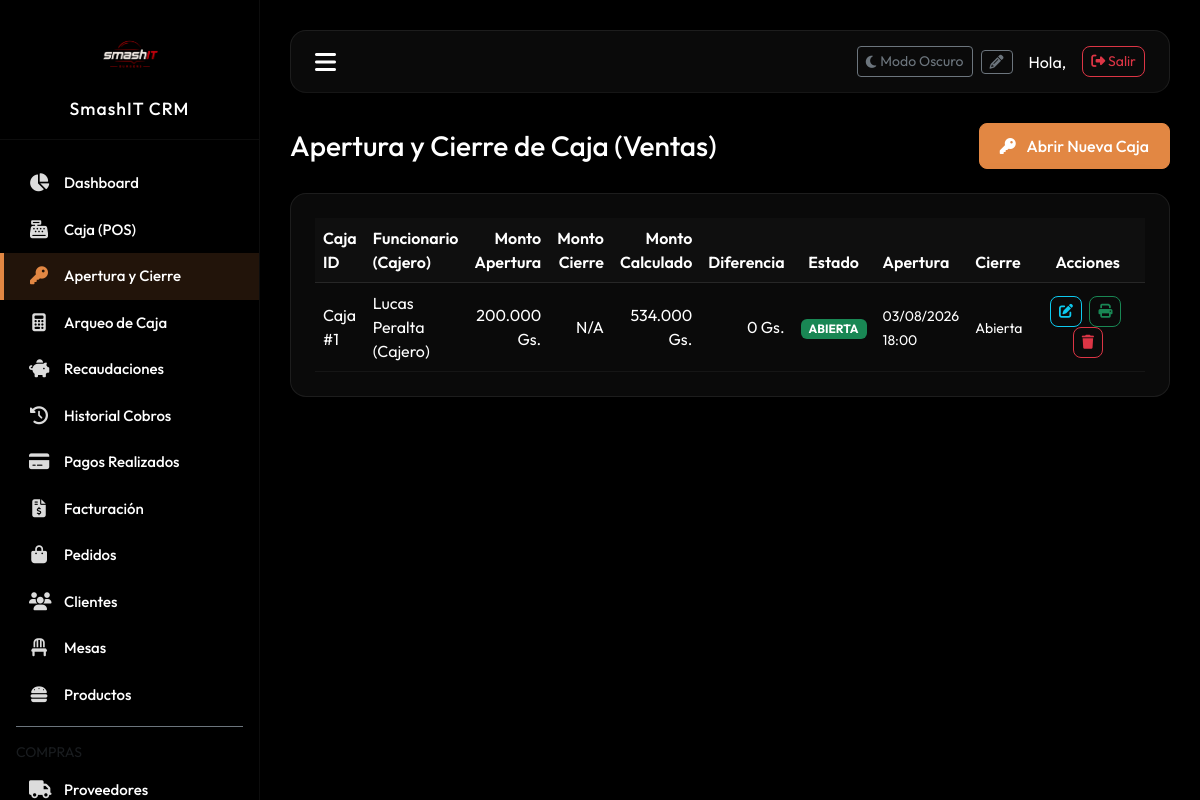
Page /crm/index.php?route=cash_registers_crud (signed in) on the committed database.
### tables this page shows
CREATE TABLE IF NOT EXISTS cash_registers (
    id INT AUTO_INCREMENT PRIMARY KEY,
    employee_id INT NOT NULL,
    opening_amount DECIMAL(10, 2) NOT NULL,
    closing_amount DECIMAL(10, 2) NULL,
    calculated_amount DECIMAL(10, 2) NULL,
    difference DECIMAL(10, 2) NULL,
    status ENUM('open', 'closed') DEFAULT 'open',
    opened_at DATETIME DEFAULT CURRENT_TIMESTAMP,
    closed_at DATETIME NULL,
    FOREIGN KEY (employee_id) REFERENCES employees(id)
);

CREATE TABLE IF NOT EXISTS employees (
    id INT AUTO_INCREMENT PRIMARY KEY,
    document_id VARCHAR(30) NOT NULL UNIQUE,
    name VARCHAR(100) NOT NULL,
    role ENUM('admin', 'cajero', 'cocinero', 'delivery') DEFAULT 'cajero',
    phone VARCHAR(30) NULL,
    pin_code VARCHAR(10) NOT NULL,
    active TINYINT(1) DEFAULT 1,
    created_at DATETIME DEFAULT CURRENT_TIMESTAMP
);

### crm/controllers/CashRegisterCRUDController.php (called while the page is built, shortened)
<?php
require_once __DIR__ . '/../models/CashRegisterModel.php';
class CashRegisterCRUDController {
    private CashRegisterModel $model;
    public function __construct() {
        $this->model = new CashRegisterModel();
    }
    public function index(): void {
        $cajas = $this->model->getAll();
        require_once __DIR__ . '/../views/cash_registers/index.php';
    }
}

### crm/config/db.php (called while the page is built, shortened)
<?php
class CRMDatabase {
    private static ?PDO $instance = null;
    public static function getConnection(): PDO {
        if (self::$instance === null) {
            try {
                $dsn = "mysql:host=" . CRM_DB_HOST . ";port=" . CRM_DB_PORT . ";dbname=" . CRM_DB_NAME . ";charset=utf8mb4";
                self::$instance = new PDO($dsn, CRM_DB_USER, CRM_DB_PASS, [
                    PDO::ATTR_ERRMODE => PDO::ERRMODE_EXCEPTION,
                    PDO::ATTR_DEFAULT_FETCH_MODE => PDO::FETCH_ASSOC,
                    PDO::ATTR_EMULATE_PREPARES => false,
                ]);
                try { self::$instance->exec("ALTER TABLE restaurant_tables ADD COLUMN reservation_name VARCHAR(100) NULL"); } catch (Exception $e) {}
                try { self::$instance->exec("ALTER TABLE restaurant_tables ADD COLUMN reservation_ci VARCHAR(30) NULL"); } catch (Exception $e) {}
                try { self::$instance->exec("ALTER TABLE restaurant_tables ADD COLUMN reservation_datetime DATETIME NULL"); } catch (Exception $e) {}
            } catch (PDOException $e) {
                try {
                    $dsnNoDb = "mysql:host=" . CRM_DB_HOST . ";port=" . CRM_DB_PORT . ";charset=utf8mb4";
                    $pdo = new PDO($dsnNoDb, CRM_DB_USER, CRM_DB_PASS);
                    $pdo->exec("CREATE DATABASE IF NOT EXISTS `" . CRM_DB_NAME . "` CHARACTER SET utf8mb4 COLLATE utf8mb4_unicode_ci;");
                    $dsn = "mysql:host=" . CRM_DB_HOST . ";port=" . CRM_DB_PORT . ";dbname=" . CRM_DB_NAME . ";charset=utf8mb4";
                    self::$instance = new PDO($dsn, CRM_DB_USER, CRM_DB_PASS, [
                        PDO::ATTR_ERRMODE => PDO::ERRMODE_EXCEPTION,
                        PDO::ATTR_DEFAULT_FETCH_MODE => PDO::FETCH_ASSOC,
                        PDO::ATTR_EMULATE_PREPARES => false,
                    ]);
                    try { self::$instance->exec("ALTER TABLE restaurant_tables ADD COLUMN reservation_name VARCHAR(100) NULL"); } catch (Exception $e) {}
                    try { self::$instance->exec("ALTER TABLE restaurant_tables ADD COLUMN reservation_ci VARCHAR(30) NULL"); } catch (Exception $e) {}
                    try { self::$instance->exec("ALTER TABLE restaurant_tables ADD COLUMN reservation_datetime DATETIME NULL"); } catch (Exception $e) {}
                } catch (PDOException $ex) {
                    die("Error de conexión a la base de datos: " . $ex->getMessage());
                }
            }
        }
        return self::$instance;
    }
}

### crm/models/CashRegisterModel.php (called while the page is built, shortened)
<?php
class CashRegisterModel {
    private PDO $db;
    public function __construct() {
        $this->db = CRMDatabase::getConnection();
    }
    public function getAll(): array {
        $stmt = $this->db->query("
            SELECT cr.*, e.name AS employee_name
            FROM cash_registers cr
            LEFT JOIN employees e ON cr.employee_id = e.id
            ORDER BY cr.id DESC
        ");
        return $stmt->fetchAll();
    }
}

### crm/views/cash_registers/index.php (the view, shortened to what this page needs)
<?php include_once __DIR__ . '/../layout/header.php'; ?>
<div class="container-fluid p-0">
    <div class="d-flex justify-content-between align-items-center mb-4">
        <h2 class="h3 mb-0 text-white font-weight-bold">Apertura y Cierre de Caja (Ventas)</h2>
        <button type="button" class="btn btn-crm-primary rounded-3" data-bs-toggle="modal" data-bs-target="#createCajaModal">
            <i class="fa fa-key me-2"></i> Abrir Nueva Caja
        </button>
    </div>
    <div class="glass-panel p-4 rounded-4 shadow-lg">
        <div class="table-responsive">
            <table class="table custom-table mb-0 align-middle">
                <thead>
                    <tr>
                        <th>Caja ID</th>
                        <th>Funcionario (Cajero)</th>
                        <th class="text-end">Monto Apertura</th>
                        <th class="text-end">Monto Cierre</th>
                        <th class="text-end">Monto Calculado</th>
                        <th class="text-end">Diferencia</th>
                        <th class="text-center">Estado</th>
                        <th>Apertura</th>
                        <th>Cierre</th>
                        <th class="text-center" style="width: 200px;">Acciones</th>
                    </tr>
                </thead>
                <tbody>
                    <?php if (empty($cajas)): ?>
                        <tr>
                            <td colspan="10" class="text-center text-muted py-4">No hay registros de cajas en el sistema.</td>
                        </tr>
                    <?php else: ?>
                        <?php foreach ($cajas as $cj): ?>
                            <tr>
                                <td><span class="text-white font-weight-bold">Caja #<?php echo $cj['id']; ?></span></td>
                                <td><span class="text-white"><?php echo htmlspecialchars($cj['employee_name'] ?: 'Desconocido'); ?></span></td>
                                <td class="text-end text-white"><?php echo number_format($cj['opening_amount'], 0, ',', '.'); ?> Gs.</td>
                                <td class="text-end text-white"><?php echo $cj['closing_amount'] !== null ? number_format($cj['closing_amount'], 0, ',', '.') . ' Gs.' : '<span class="text-muted">N/A</span>'; ?></td>
                                <td class="text-end text-white"><?php echo $cj['calculated_amount'] !== null ? number_format($cj['calculated_amount'], 0, ',', '.') . ' Gs.' : '<span class="text-muted">N/A</span>'; ?></td>
                                <td class="text-end font-weight-bold <?php echo ($cj['difference'] ?? 0) < 0 ? 'text-danger' : (($cj['difference'] ?? 0) > 0 ? 'text-warning' : 'text-success'); ?>">
                                    <?php echo $cj['difference'] !== null ? number_format($cj['difference'], 0, ',', '.') . ' Gs.' : '<span class="text-muted">N/A</span>'; ?>
                                </td>
                                <td class="text-center">
                                    <span class="badge <?php echo $cj['status'] === 'open' ? 'bg-success' : 'bg-secondary'; ?> px-2 py-1">
                                        <?php echo $cj['status'] === 'open' ? 'ABIERTA' : 'CERRADA'; ?>
                                    </span>
                                </td>
                                <td><span class="small text-muted"><?php echo date('d/m/Y H:i', strtotime($cj['opened_at'])); ?></span></td>
                                <td><span class="small text-muted"><?php echo $cj['closed_at'] ? date('d/m/Y H:i', strtotime($cj['closed_at'])) : '<span class="text-muted">Abierta</span>'; ?></span></td>
                                <td class="text-center">
                                    <button type="button" class="btn btn-sm btn-outline-info rounded-3 me-1"
                                        onclick="openEditCajaModal(
                                            '<?php echo $cj['id']; ?>',
                                            '<?php echo $cj['employee_id']; ?>',
                                            '<?php echo $cj['opening_amount']; ?>',
                                            '<?php echo $cj['closing_amount'] ?? ''; ?>',
                                            '<?php echo $cj['calculated_amount'] ?? ''; ?>',
                                            '<?php echo $cj['difference'] ?? ''; ?>',
                                            '<?php echo $cj['status']; ?>',
                                            '<?php echo date('Y-m-d\TH:i', strtotime($cj['opened_at'])); ?>',
                                            '<?php echo $cj['closed_at'] ? date('Y-m-d\TH:i', strtotime($cj['closed_at'])) : ''; ?>'
                                        )">
                                        <i class="fa fa-edit"></i>
                                    </button>
                                    <a href="print_purchase.php?type=caja&id=<?php echo $cj['id']; ?>" target="_blank" class="btn btn-sm btn-outline-success rounded-3 me-1">
                                        <i class="fa fa-print"></i>
                                    </a>
                                    <button type="button" class="btn btn-sm btn-outline-danger rounded-3"
                                        onclick="openDeleteCajaModal(
                                            '<?php echo $cj['id']; ?>',
                                            'Caja #<?php echo $cj['id']; ?>'
                                        )">
                                        <i class="fa fa-trash"></i>
                                    </button>
                                </td>
                            </tr>
                        <?php endforeach; ?>
                    <?php endif; ?>
                </tbody>
            </table>
        </div>
    </div>
</div>
<?php include_once __DIR__ . '/../layout/footer.php'; ?>

### crm/assets/css/dashboard.css (style rules this page uses)
:root { --sidebar-width: 260px; --sidebar-bg: #000000; --sidebar-active-bg: #e28743; --primary-color: #e28743; --secondary-color: #111111; --background-color: #000000; --card-bg: #0c0c0c; --text-color: #ffffff; --text-muted: #dcdcdc; }
body { font-family: 'Outfit', 'Inter', sans-serif; background-color: var(--background-color); color: var(--text-color); margin: 0; overflow-x: hidden; }
.glass-panel { background: rgba(12, 12, 12, 0.85); backdrop-filter: blur(10px); -webkit-backdrop-filter: blur(10px); border: 1px solid rgba(255, 255, 255, 0.08); border-radius: 12px; }
.custom-table { color: var(--text-color) !important; }
.custom-table th { background-color: rgba(255, 255, 255, 0.02) !important; border-bottom: 1px solid rgba(255, 255, 255, 0.1) !important; color: var(--text-muted) !important; font-weight: 600; }
.custom-table td { background-color: transparent !important; border-bottom: 1px solid rgba(255, 255, 255, 0.05) !important; vertical-align: middle; }
.btn-crm-primary { background-color: var(--primary-color); border-color: var(--primary-color); color: #fff; font-weight: 500; padding: 10px 20px; border-radius: 8px; transition: all 0.2s ease; }
body, p, span:not(.badge):not(.alert), h1, h2, h3, h4, h5, h6, label, .table, .table td, .table th, td, th, .form-control, .form-select, .form-text, .modal-content, .modal-body, .modal-header, .modal-footer { color: #ffffff !important; }

### rows in the picture
cash_registers: id "1", employee.name "Lucas Peralta (Cajero)", opening_amount "200.000", shows "N/A", calculated_amount "534.000", difference "0", status "ABIERTA", opened_at "03/08/2026 18:00", shows "Abierta"
